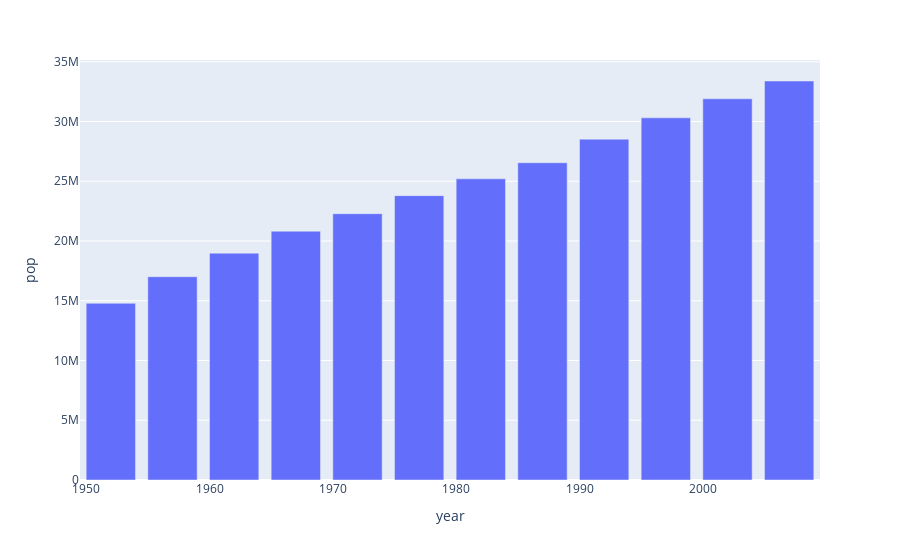

Here is the notebook cell this chart was saved with:
### Code cell
fig = px.bar(can_data,x='year',y='pop',height=400)
fig.show()

### Figure 1 — Plotly figure (JSON) as saved in the notebook; plotly's stock layout.template omitted (floating-point values rounded to 4 significant figures)
{"data": [{"alignmentgroup": "True", "hovertemplate": "year=%{x}<br>pop=%{y}<extra></extra>", "legendgroup": "", "marker": {"color": "#636efa", "pattern": {"shape": ""}}, "name": "", "offsetgroup": "", "orientation": "v", "showlegend": false, "textposition": "auto", "type": "bar", "x": [1952, 1957, 1962, 1967, 1972, 1977, 1982, 1987, 1992, 1997, 2002, 2007], "xaxis": "x", "y": [14785584, 17010154, 18985849, 20819767, 22284500, 23796400, 25201900, 26549700, 28523502, 30305843, 31902268, 33390141], "yaxis": "y"}], "layout": {"autosize": true, "barmode": "relative", "legend": {"tracegroupgap": 0}, "margin": {"t": 60}, "xaxis": {"anchor": "y", "autorange": true, "domain": [0, 1], "range": [1950.0, 2010.0], "title": {"text": "year"}, "type": "linear"}, "yaxis": {"anchor": "x", "autorange": true, "domain": [0, 1], "range": [0, 35150000.0], "title": {"text": "pop"}, "type": "linear"}}}
